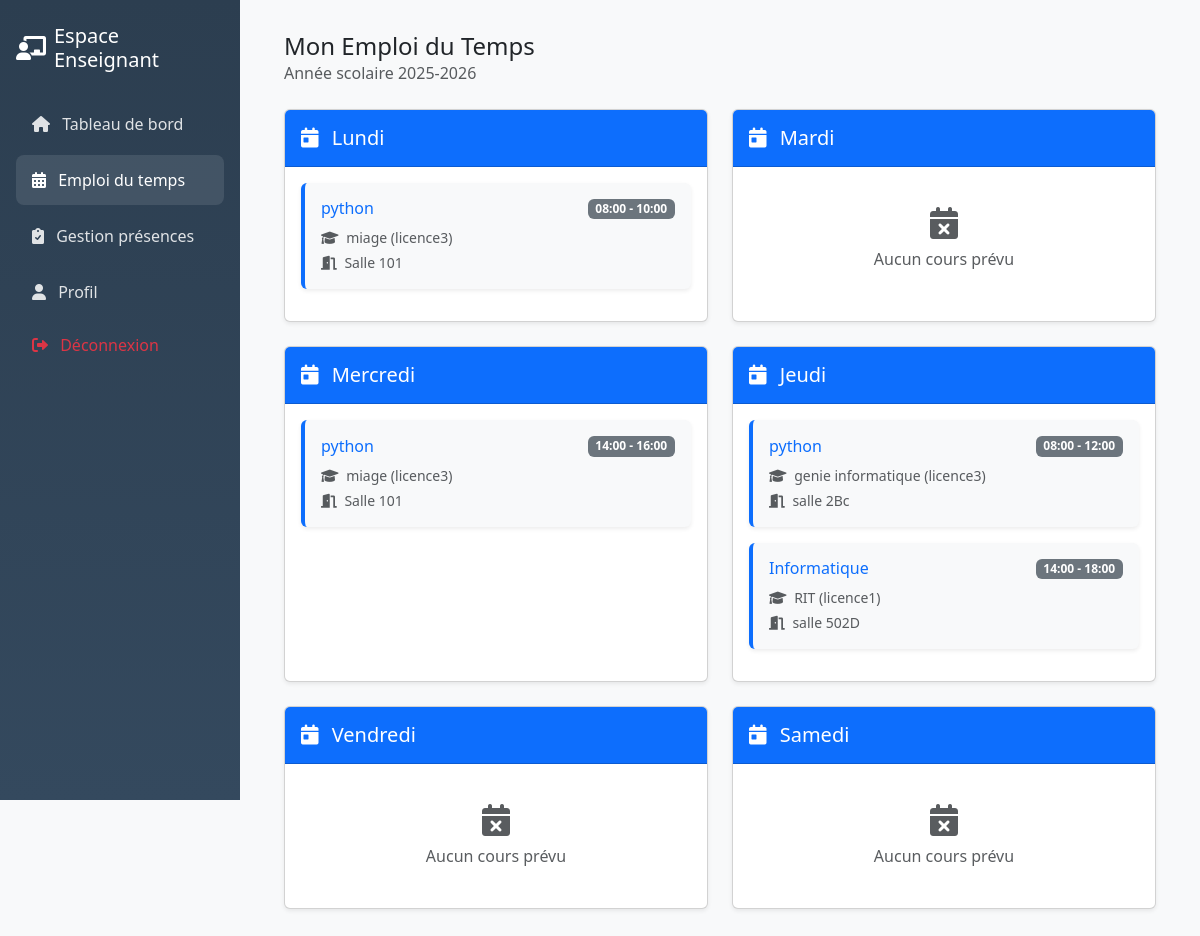
/enseignant/emploi_temps.php (signed in), run on the app's committed database.
### tables this page shows
CREATE TABLE IF NOT EXISTS `emploi_temps` (
  `id` int NOT NULL AUTO_INCREMENT,
  `classe_id` int NOT NULL,
  `matiere_id` int NOT NULL,
  `enseignant_id` int NOT NULL,
  `jour_semaine` enum('lundi','mardi','mercredi','jeudi','vendredi','samedi') NOT NULL,
  `heure_debut` time NOT NULL,
  `heure_fin` time NOT NULL,
  `salle` varchar(50) DEFAULT NULL,
  `annee_scolaire` varchar(9) NOT NULL,
  `semestre` int NOT NULL,
  `created_at` timestamp NULL DEFAULT CURRENT_TIMESTAMP,
  PRIMARY KEY (`id`),
  UNIQUE KEY `unique_cours` (`classe_id`,`matiere_id`,`enseignant_id`,`jour_semaine`,`heure_debut`,`annee_scolaire`,`semestre`),
  KEY `matiere_id` (`matiere_id`),
  KEY `enseignant_id` (`enseignant_id`)
);

CREATE TABLE IF NOT EXISTS `matieres` (
  `id` int NOT NULL AUTO_INCREMENT,
  `nom` varchar(50) NOT NULL,
  `description` text,
  `created_at` timestamp NULL DEFAULT CURRENT_TIMESTAMP,
  PRIMARY KEY (`id`)
);

CREATE TABLE IF NOT EXISTS `classes` (
  `id` int NOT NULL AUTO_INCREMENT,
  `nom` varchar(50) NOT NULL,
  `niveau` varchar(20) NOT NULL,
  `annee_scolaire` varchar(9) NOT NULL,
  `created_at` timestamp NULL DEFAULT CURRENT_TIMESTAMP,
  `capacite` int NOT NULL DEFAULT '30',
  PRIMARY KEY (`id`)
);

### enseignant/emploi_temps.php (the view, shortened to what this page needs)
<?php
require_once('../config/db.php');
$jours = [
    'lundi' => 'Lundi',
    'mardi' => 'Mardi',
    'mercredi' => 'Mercredi',
    'jeudi' => 'Jeudi',
    'vendredi' => 'Vendredi',
    'samedi' => 'Samedi'
];
$stmt = $conn->prepare("
    SELECT
        e.*,
        m.nom as matiere_nom,
        c.nom as classe_nom,
        c.niveau as classe_niveau
    FROM emploi_temps e
    JOIN matieres m ON e.matiere_id = m.id
    JOIN classes c ON e.classe_id = c.id
    WHERE e.enseignant_id = ?
    AND e.annee_scolaire = '2025-2026'
    ORDER BY FIELD(e.jour_semaine, 'lundi', 'mardi', 'mercredi', 'jeudi', 'vendredi', 'samedi'), e.heure_debut");
$stmt->execute([$_SESSION['user_id']]);
$emplois = $stmt->fetchAll(PDO::FETCH_ASSOC);
$emploi_temps = [];
foreach ($jours as $jour_key => $jour_nom) {
    $emploi_temps[$jour_key] = [];
}
foreach ($emplois as $e) {
    $emploi_temps[$e['jour_semaine']][] = $e;
}
?>
<!DOCTYPE html>
<html lang="fr">
<head>
    <link href="https://cdn.jsdelivr.net/npm/bootstrap@5.3.0/dist/css/bootstrap.min.css" rel="stylesheet">
    <link href="https://cdnjs.cloudflare.com/ajax/libs/font-awesome/6.0.0/css/all.min.css" rel="stylesheet">
</head>
<body>
    <div class="sidebar position-fixed" style="width: 240px;">
        <div class="p-3">
            <div class="d-flex align-items-center mb-4 mt-2">
                <i class="fas fa-chalkboard-teacher fs-4 me-2"></i>
                <h5 class="mb-0">Espace Enseignant</h5>
            </div>
            <nav class="nav flex-column">
                <a class="nav-link" href="dashboard.php">
                    <i class="fas fa-home me-2"></i>
                    Tableau de bord
                </a>
                <a class="nav-link active" href="emploi_temps.php">
                    <i class="fas fa-calendar-alt me-2"></i>
                    Emploi du temps
                </a>
                <a class="nav-link" href="gestion_presences.php">
                    <i class="fas fa-clipboard-check me-2"></i>
                    Gestion présences
                </a>
                <a class="nav-link" href="profil.php">
                    <i class="fas fa-user me-2"></i>
                    Profil
                </a>
                <a class="nav-link text-danger mt-auto" href="../auth/logout.php">
                    <i class="fas fa-sign-out-alt me-2"></i>
                    Déconnexion
                </a>
            </nav>
        </div>
    </div>
    <div class="main-content">
        <div class="container-fluid">
            <div class="d-flex justify-content-between align-items-center mb-4">
                <div>
                    <h4 class="mb-0">Mon Emploi du Temps</h4>
                    <p class="text-muted mb-0">Année scolaire 2025-2026</p>
                </div>
            </div>
            <div class="row">
                <?php foreach ($jours as $jour_key => $jour_nom): ?>
                    <div class="col-md-6 mb-4">
                        <div class="card shadow-sm h-100" data-day="<?= $jour_key ?>">
                            <div class="card-header bg-primary text-white py-3">
                                <h5 class="mb-0">
                                    <i class="fas fa-calendar-day me-2"></i>
                                    <?= $jour_nom ?>
                                </h5>
                            </div>
                            <div class="card-body">
                                <?php if (!empty($emploi_temps[$jour_key])): ?>
                                    <?php foreach ($emploi_temps[$jour_key] as $cours): ?>
                                        <div class="cours-card p-3 mb-3 border-start border-4 border-primary rounded bg-light shadow-sm">
                                            <div class="d-flex justify-content-between align-items-center mb-2">
                                                <h6 class="mb-0 text-primary"><?= htmlspecialchars($cours['matiere_nom']) ?></h6>
                                                <span class="badge bg-secondary">
                                                    <?= substr($cours['heure_debut'], 0, 5) ?> - <?= substr($cours['heure_fin'], 0, 5) ?>
                                                </span>
                                            </div>
                                            <div class="text-muted small">
                                                <div class="mb-1">
                                                    <i class="fas fa-graduation-cap me-1"></i>
                                                    <?= htmlspecialchars($cours['classe_nom']) ?> (<?= htmlspecialchars($cours['classe_niveau']) ?>)
                                                </div>
                                                <?php if ($cours['salle']): ?>
                                                    <div>
                                                        <i class="fas fa-door-open me-1"></i>
                                                        <?= htmlspecialchars($cours['salle']) ?>
                                                    </div>
                                                <?php endif; ?>
                                            </div>
                                        </div>
                                    <?php endforeach; ?>
                                <?php else: ?>
                                    <div class="text-center py-4 text-muted">
                                        <i class="fas fa-calendar-xmark fs-2 mb-2 d-block"></i>
                                        <p class="mb-0">Aucun cours prévu</p>
                                    </div>
                                <?php endif; ?>
                            </div>
                        </div>
                    </div>
                <?php endforeach; ?>
            </div>
        </div>
    </div>
</body>
</html>

### enseignant/emploi_temps.php (style rules this page uses)
:root { --primary-color: #2c3e50; --secondary-color: #34495e; }
body { font-family: 'Segoe UI', Tahoma, Geneva, Verdana, sans-serif; background-color: #f8f9fa; }
.sidebar { background: linear-gradient(180deg, var(--primary-color) 0%, var(--secondary-color) 100%); min-height: 100vh; color: white; }
.sidebar .nav-link { color: rgba(255, 255, 255, 0.85); padding: 0.8rem 1rem; margin: 0.2rem 0; border-radius: 8px; transition: all 0.3s ease; }
.sidebar .nav-link:hover, .sidebar .nav-link.active { background: rgba(255, 255, 255, 0.1); color: white; }
.main-content { margin-left: 240px; padding: 2rem; }
.cours-card { background: white; border-radius: 15px; padding: 1.5rem; box-shadow: 0 4px 6px rgba(0, 0, 0, 0.07); margin-bottom: 1rem; border-left: 4px solid var(--primary-color); transition: transform 0.2s; }

### data on the page
emploi_temps: matiere.nom "python", heure_debut "08:00", heure_fin "10:00", classe.nom "miage", classe.niveau "licence3", salle "Salle 101"
emploi_temps: matiere.nom "python", heure_debut "14:00", heure_fin "16:00", classe.nom "miage", classe.niveau "licence3", salle "Salle 101"
emploi_temps: matiere.nom "python", heure_debut "08:00", heure_fin "12:00", classe.nom "genie informatique", classe.niveau "licence3", salle "salle 2Bc"
emploi_temps: matiere.nom "Informatique", heure_debut "14:00", heure_fin "18:00", classe.nom "RIT", classe.niveau "licence1", salle "salle 502D"

### other printed values
$jour_nom "Lundi"
$jour_nom "Mardi"
$jour_nom "Mercredi"
$jour_nom "Jeudi"
$jour_nom "Vendredi"
$jour_nom "Samedi"
